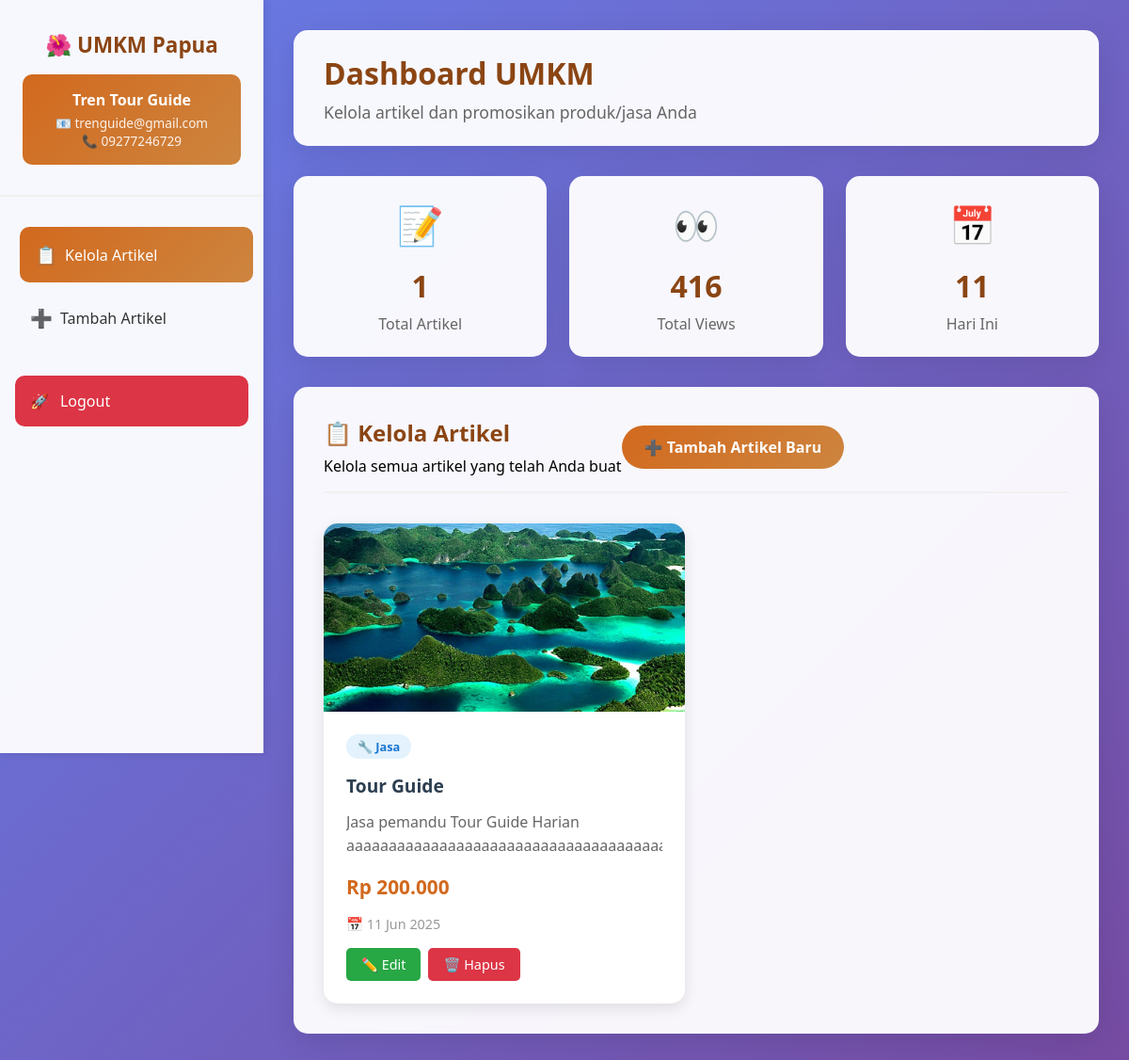
/umkm/umkm_dashboard.php (signed in), run on the app's committed database.
### tables this page shows
CREATE TABLE `umkm` (
  `id` int(11) NOT NULL,
  `email` varchar(100) NOT NULL,
  `password` varchar(255) NOT NULL,
  `business_name` varchar(100) NOT NULL,
  `owner_name` varchar(100) NOT NULL,
  `phone` varchar(20) NOT NULL,
  `address` text NOT NULL,
  `business_type` enum('jasa','event','kuliner','kerajinan','wisata') NOT NULL,
  `description` text DEFAULT NULL,
  `profile_image` varchar(255) DEFAULT 'default-umkm.jpg',
  `status` enum('pending','active','inactive') DEFAULT 'pending',
  `created_at` timestamp NOT NULL DEFAULT current_timestamp(),
  `updated_at` timestamp NOT NULL DEFAULT current_timestamp() ON UPDATE current_timestamp()
);

CREATE TABLE `artikel` (
  `id` int(11) NOT NULL,
  `umkm_id` int(11) NOT NULL,
  `judul` varchar(200) NOT NULL,
  `deskripsi` text NOT NULL,
  `harga` decimal(15,2) NOT NULL,
  `kategori` enum('jasa','event','kuliner','kerajinan','wisata') NOT NULL,
  `gambar` varchar(255) DEFAULT NULL,
  `status` enum('active','inactive') DEFAULT 'active',
  `created_at` timestamp NOT NULL DEFAULT current_timestamp(),
  `updated_at` timestamp NOT NULL DEFAULT current_timestamp() ON UPDATE current_timestamp()
);

### umkm/umkm_dashboard.php (the view, shortened to what this page needs)
<?php
$db = getDbConnection();
$umkm_id = $_SESSION['umkm_id'];
$stmt = $db->prepare("SELECT business_name, profile_image, email, phone FROM umkm WHERE id = ?");
$stmt->bind_param("i", $umkm_id);
$stmt->execute();
$result = $stmt->get_result();
$umkm_data = $result->fetch_assoc();
$page = isset($_GET['page']) ? max(1, intval($_GET['page'])) : 1;
$limit = 6;
$offset = ($page - 1) * $limit;
$stmt = $db->prepare("SELECT COUNT(*) as total FROM artikel WHERE umkm_id = ?");
$stmt->bind_param("i", $umkm_id);
$stmt->execute();
$result = $stmt->get_result();
$total_articles = $result->fetch_assoc()['total'];
$stmt = $db->prepare("SELECT id, judul, deskripsi, harga, kategori, gambar, created_at FROM artikel WHERE umkm_id = ? ORDER BY created_at DESC LIMIT ? OFFSET ?");
$stmt->bind_param("iii", $umkm_id, $limit, $offset);
$stmt->execute();
$result = $stmt->get_result();
$articles = $result->fetch_all(MYSQLI_ASSOC);
$section = isset($_GET['section']) ? $_GET['section'] : 'kelola';
?>
<!DOCTYPE html>
<html lang="id">
<head>
</head>
<body>
    <div class="dashboard-container">
        <div class="sidebar">
            <div class="sidebar-header">
                <h2>🌺 UMKM Papua</h2>
                <div class="business-info">
                    <div class="business-name"><?php echo htmlspecialchars($umkm_data['business_name']); ?></div>
                    <div class="business-details">
                        <?php if ($umkm_data['email']): ?>
                            📧 <?php echo htmlspecialchars($umkm_data['email']); ?><br>
                        <?php endif; ?>
                        <?php if ($umkm_data['phone']): ?>
                            📞 <?php echo htmlspecialchars($umkm_data['phone']); ?>
                        <?php endif; ?>
                    </div>
                </div>
            </div>
            <ul class="sidebar-nav">
                <li>
                    <a href="?section=kelola" class="<?php echo $section == 'kelola' ? 'active' : ''; ?>">
                        <span class="icon">📋</span>
                        Kelola Artikel
                    </a>
                </li>
                <li>
                    <a href="add_artikel.php">
                        <span class="icon">➕</span>
                        Tambah Artikel
                    </a>
                </li>
            </ul>
            <div class="logout-link">
                <a href="../logout.php" class="logout-btn" onclick="return confirm('Yakin ingin logout?')">
                    <span class="icon">🚀</span>
                    Logout
                </a>
            </div>
        </div>
        <div class="main-content">
            <div class="content-header">
                <h1>Dashboard UMKM</h1>
                <p>Kelola artikel dan promosikan produk/jasa Anda</p>
            </div>
            <div class="stats-grid">
                <div class="stat-card">
                    <div class="stat-icon">📝</div>
                    <div class="stat-number"><?php echo $total_articles; ?></div>
                    <div class="stat-label">Total Artikel</div>
                </div>
                <div class="stat-card">
                    <div class="stat-icon">👀</div>
                    <div class="stat-number"><?php echo rand(50, 500); ?></div>
                    <div class="stat-label">Total Views</div>
                </div>
                <div class="stat-card">
                    <div class="stat-icon">📅</div>
                    <div class="stat-number"><?php echo date('d'); ?></div>
                    <div class="stat-label">Hari Ini</div>
                </div>
            </div>
            <div class="articles-section">
                <div class="section-header">
                    <div>
                        <h2 class="section-title">📋 Kelola Artikel</h2>
                        <p>Kelola semua artikel yang telah Anda buat</p>
                    </div>
                    <a href="add_artikel.php" class="add-article-btn">
                        ➕ Tambah Artikel Baru
                    </a>
                </div>
                <?php if (empty($articles)): ?>
                    <div class="empty-state">
                        <div class="icon">📝</div>
                        <h3>Belum Ada Artikel</h3>
                        <p>Mulai promosikan produk/jasa Anda dengan membuat artikel pertama!</p>
                        <br>
                        <a href="add_artikel.php" class="add-article-btn">
                            ➕ Buat Artikel Pertama
                        </a>
                    </div>
                <?php else: ?>
                    <div class="articles-grid">
                        <?php foreach ($articles as $article): ?>
                            <div class="article-card">
                                <div class="article-image">
                                    <?php if ($article['gambar'] && file_exists('../uploads/artikel_images/' . $article['gambar'])): ?>
                                        <img src="../uploads/artikel_images/<?php echo htmlspecialchars($article['gambar']); ?>"
                                             alt="<?php echo htmlspecialchars($article['judul']); ?>">
                                    <?php else: ?>
                                        <div class="no-image">🖼️</div>
                                    <?php endif; ?>
                                </div>
                                <div class="article-content">
                                    <div class="article-kategori kategori-<?php echo htmlspecialchars($article['kategori']); ?>">
                                        <?php
                                        $kategori_icons = [
                                            'jasa' => '🔧',
                                            'event' => '🎉',
                                            'kuliner' => '🍽️',
                                            'kerajinan' => '🎨',
                                            'wisata' => '🏝️'
                                        ];
                                        echo $kategori_icons[$article['kategori']] . ' ' . ucfirst($article['kategori']);
                                        ?>
                                    </div>
                                    <h3 class="article-title"><?php echo htmlspecialchars($article['judul']); ?></h3>
                                    <p class="article-description">
                                        <?php echo htmlspecialchars(substr($article['deskripsi'], 0, 150)) . '...'; ?>
                                    </p>
                                    <div class="article-price">
                                        Rp <?php echo number_format($article['harga'], 0, ',', '.'); ?>
                                    </div>
                                    <div class="article-date">
                                        📅 <?php echo date('d M Y', strtotime($article['created_at'])); ?>
                                    </div>
                                    <div class="article-actions">
                                        <a href="edit_artikel.php?id=<?php echo $article['id']; ?>" class="btn btn-edit">
                                            ✏️ Edit
                                        </a>
                                        <a href="?delete=1&id=<?php echo $article['id']; ?>"
                                           class="btn btn-delete"
                                           onclick="return confirm('Yakin ingin menghapus artikel ini?')">
                                            🗑️ Hapus
                                        </a>
                                    </div>
                                </div>
                            </div>
                        <?php endforeach; ?>
                    </div>
                <?php endif; ?>
            </div>
        </div>
    </div>
</body>
</html>

### data on the page
umkm: business_name "Tren Tour Guide", email "trenguide@gmail.com", phone "09277246729"
artikel: gambar (picture), kategori "🔧", kategori "Jasa", judul "Tour Guide", deskripsi "Jasa pemandu Tour Guide Harian…", harga "200.000", created_at "11 Jun 2025"

### other printed values
$total_articles "1"
